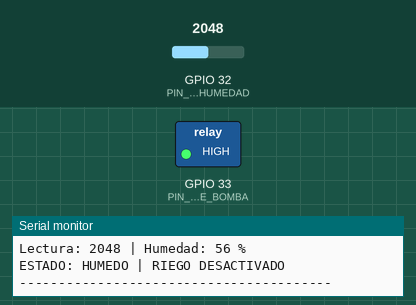
The sketch below on a simulated ESP32. Shown: switched loads named in the sketch (green lamp = pin HIGH), the last lines printed to the serial monitor. The inputs (shaded band) are chosen by the test bench; at power-on: GPIO 32 (PIN_SENSOR_HUMEDAD) = 2048 (analog values on the 0–4095 scale).

Above: at 1.2 s.
1.3 s: GPIO 32 (PIN_SENSOR_HUMEDAD) set to 2425
3.4 s: GPIO 32 (PIN_SENSOR_HUMEDAD) set to 2562
At 5.5 s:
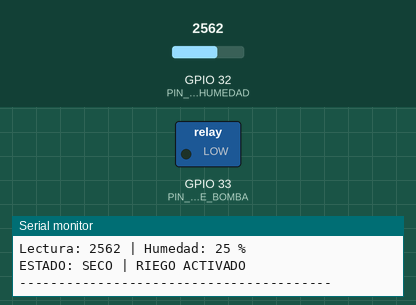
5.8 s: GPIO 32 (PIN_SENSOR_HUMEDAD) set to 2047
At 7.5 s:
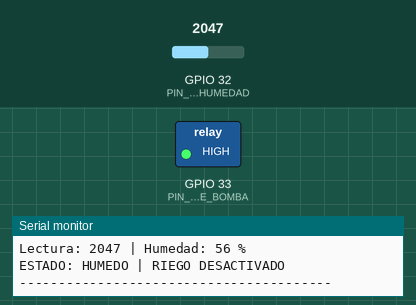
7.9 s: GPIO 32 (PIN_SENSOR_HUMEDAD) set to 2866
At 9.2 s:
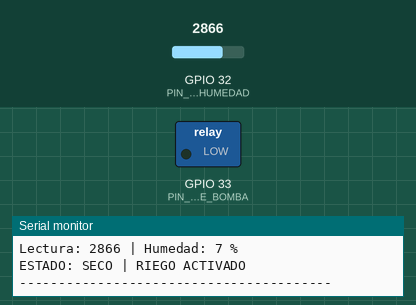
Timing chart, 0 to 10.9 s (numbered marks = the images above; inputs shaded):
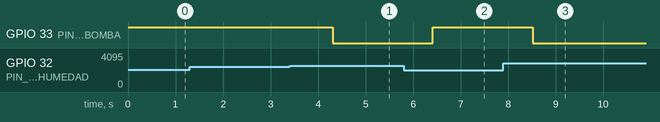

The sketch:

riego_eolico.ino
```cpp
/*
 * ============================================================
 *  Sistema de riego autónomo con energía eólica
 *  Curso: PI6002 - Proyectos Interdisciplinarios II (UTEC)
 *  Microcontrolador: ESP32 DevKit
 *  Versión: Release v1.0
 * ============================================================
 *
 *  Conexiones:
 *    - Sensor de humedad (salida AO)  -> GPIO 32 (ADC)
 *    - Relé HW-482 (pin S)            -> GPIO 33
 *    - Bomba conectada en COM / NC del relé:
 *        LOW  en GPIO 33 -> relé en reposo -> bomba ENCENDIDA
 *        HIGH en GPIO 33 -> relé activado  -> bomba APAGADA
 *
 *  Máquina de estados (FSM):
 *    1. INICIO       -> configura serial, ADC y relé (bomba apagada)
 *    2. MONITOREO    -> lee el sensor (10 muestras) y calcula la humedad
 *    3. EVALUACION   -> compara la humedad con el umbral
 *    4. RIEGO        -> enciende o apaga la bomba y espera 2 s
 */

// ---------------- Pines ----------------
const int PIN_SENSOR_HUMEDAD = 32;   // Entrada analógica (ADC1)
const int PIN_RELE_BOMBA     = 33;   // Señal de control del relé

// ---------------- Calibración del sensor ----------------
const int VALOR_SECO   = 3000;       // Lectura ADC con el sensor en el aire / tierra seca
const int VALOR_MOJADO = 1300;       // Lectura ADC con el sensor en agua
const int UMBRAL_RIEGO = 30;         // Regar si la humedad es menor a 30 %

// ---------------- Tiempos ----------------
const int NUM_MUESTRAS            = 10;    // Lecturas para promediar
const unsigned long T_MUESTRA_MS  = 10;    // Espera entre lecturas
const unsigned long T_CICLO_MS    = 2000;  // Espera entre ciclos de control

// ---------------- Lógica del relé ----------------
const int BOMBA_ON  = LOW;           // Bomba en NC: relé en reposo = bomba encendida
const int BOMBA_OFF = HIGH;          // Relé activado = bomba apagada

// ---------------- Estados de la FSM ----------------
enum Estado { INICIO, MONITOREO, EVALUACION, RIEGO };
Estado estado = INICIO;

int lecturaPromedio = 0;
int humedad = 0;
bool regar = false;

// Lee el sensor varias veces y devuelve el promedio
int leerSensorPromedio() {
  long suma = 0;
  for (int i = 0; i < NUM_MUESTRAS; i++) {
    suma += analogRead(PIN_SENSOR_HUMEDAD);
    delay(T_MUESTRA_MS);
  }
  return suma / NUM_MUESTRAS;
}

// Convierte la lectura ADC a porcentaje de humedad (0 a 100 %)
int calcularHumedad(int lectura) {
  int porcentaje = map(lectura, VALOR_SECO, VALOR_MOJADO, 0, 100);
  return constrain(porcentaje, 0, 100);
}

void setup() {
  // ESTADO 1: INICIO
  Serial.begin(115200);
  analogReadResolution(12);                 // ADC de 12 bits (0 - 4095)
  pinMode(PIN_RELE_BOMBA, OUTPUT);
  digitalWrite(PIN_RELE_BOMBA, BOMBA_OFF);  // Bomba apagada por seguridad
  Serial.println("Sistema iniciado - PI6002 Release v1.0");
  estado = MONITOREO;
}

void loop() {
  switch (estado) {

    case MONITOREO:   // ESTADO 2: lectura y filtrado del sensor
      lecturaPromedio = leerSensorPromedio();
      humedad = calcularHumedad(lecturaPromedio);
      Serial.print("Lectura: ");
      Serial.print(lecturaPromedio);
      Serial.print(" | Humedad: ");
      Serial.print(humedad);
      Serial.println(" %");
      estado = EVALUACION;
      break;

    case EVALUACION:  // ESTADO 3: comparación con el umbral
      regar = (humedad < UMBRAL_RIEGO);
      estado = RIEGO;
      break;

    case RIEGO:       // ESTADO 4: control de la bomba
      if (regar) {
        digitalWrite(PIN_RELE_BOMBA, BOMBA_ON);
        Serial.println("ESTADO: SECO | RIEGO ACTIVADO");
      } else {
        digitalWrite(PIN_RELE_BOMBA, BOMBA_OFF);
        Serial.println("ESTADO: HUMEDO | RIEGO DESACTIVADO");
      }
      Serial.println("----------------------------------------");
      delay(T_CICLO_MS);
      estado = MONITOREO;
      break;

    default:
      estado = MONITOREO;
      break;
  }
}
```

Measured:
- the behaviour switches between 2490 and 2491 on GPIO 32 (PIN_SENSOR_HUMEDAD) (found by bisection; images 0 and 1)
- after the input at 3.4 s, GPIO 33 (PIN_RELE_BOMBA): HIGH → LOW after 0.91 s
- after the input at 5.8 s, GPIO 33 (PIN_RELE_BOMBA): LOW → HIGH after 0.62 s
- after the input at 7.9 s, GPIO 33 (PIN_RELE_BOMBA): HIGH → LOW after 0.62 s
